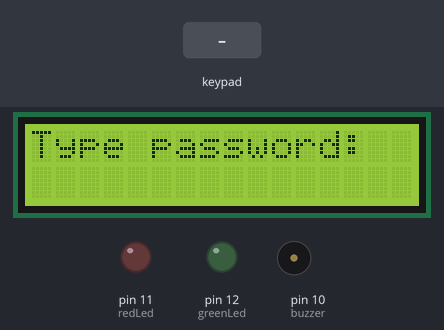
This sketch was run on a simulated Arduino Uno, built with avr-gcc and run on an emulated ATmega328P. Parts: 16×2 character LCD, output pins drawn as LEDs (lit = HIGH), buzzer (waves = sounding). Inputs (shaded band) come from the test bench.

Above: at 1.2 s.
1.3 s: keypad keys 1 2 3 5 8 0 * pressed 0.4 s apart
At 1.52 s:
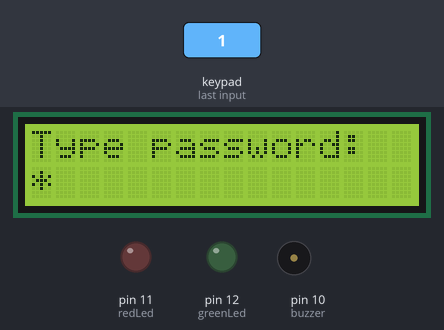
At 4.7 s:
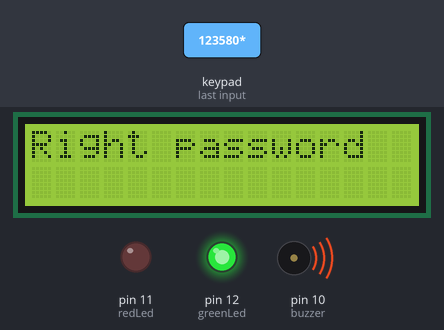
Timing chart, 0 to 7.0 s (numbered marks = the images above; inputs shaded):
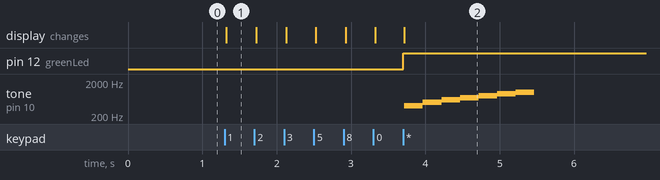

The sketch:

20-password-check.ino
```cpp
// Project #20 - Password check
// This code is part of the challenge 100 Arduino and ESP32 projects.
// You can find more information about this initiative at https://github.com/LucasFernandoChannel/one-hundred-projects-challenge
// Created by Lucas Fernando - check my Youtube channel at https://www.youtube.com/@lucasfernandochannel

#include <Keypad.h>
// Before running this code, you must install the DHTLib and LiquidCrystal_I2C libraries.
// The .zip files are available here: https://github.com/LucasFernandoChannel/one-hundred-projects-challenge/tree/main/arduino-libraries
#include <LiquidCrystal_I2C.h>

// This project used a 4x4 keypad. But a 3x4 keypad will work the same.
// You just need to update the code below.
const byte ROWS = 4;
const byte COLS = 4;

char hexaKeys[ROWS][COLS] = {
  {'1', '2', '3', 'A'},
  {'4', '5', '6', 'B'},
  {'7', '8', '9', 'C'},
  {'*', '0', '#', 'D'}
};

byte rowPins[ROWS] = {9, 8, 7, 6};
byte colPins[COLS] = {5, 4, 3, 2};

Keypad customKeypad = Keypad(makeKeymap(hexaKeys), rowPins, colPins, ROWS, COLS);

// This project needs a I2C LCD. The first parameter of the lcd() function is the I2C address.
// To find this information, follow these instructions: https://lastminuteengineers.com/i2c-lcd-arduino-tutorial/
LiquidCrystal_I2C lcd(0x27, 16, 2);

String password = "123580"; // The user password stored into Arduino
String userPassword = ""; // The password the user has typed
String maskPassword = ""; // For example, if the user typed 7362, maskPassword will be ****

bool correct = false;

int buzzer = 10;
int redLed = 11;
int greenLed = 12;

void setup() {
  pinMode(buzzer, OUTPUT);
  pinMode(redLed, OUTPUT);
  pinMode(greenLed, OUTPUT);

  digitalWrite(buzzer, LOW);
  digitalWrite(redLed, LOW);
  digitalWrite(greenLed, LOW);

  lcd.init();
  lcd.clear();
  lcd.backlight();

  lcd.setCursor(0, 0);
  lcd.print("Type password:");
  lcd.setCursor(0, 1);
}

void loop() {

  if (correct == false) {
    char customKey = customKeypad.getKey();

    if (customKey) {
      if ((customKey != '*') && (customKey != '#')) {
        maskPassword  += "*";
        userPassword += customKey;

        lcd.clear();
        lcd.setCursor(0, 0);
        lcd.print("Type password:");
        lcd.setCursor(0, 1);
        lcd.print(maskPassword);
      } else if (customKey == '#') {
        int len = userPassword.length();
        if (len > 1) {
          userPassword = userPassword.substring(0, len - 1);
          maskPassword = maskPassword.substring(0, len - 1);

        } else if (len == 1) {
          userPassword = "";
          maskPassword = "";
        }

        lcd.clear();
        lcd.setCursor(0, 0);
        lcd.print("Type password:");
        lcd.setCursor(0, 1);
        lcd.print(maskPassword);
      } else if (customKey == '*') {
        if (userPassword == password) {
          digitalWrite(greenLed, HIGH);

          lcd.clear();
          lcd.setCursor(0, 0);
          lcd.print("Right password");

          for (int h = 400; h <= 1000; h += 100) {
            tone(buzzer, h);
            delay(250);
          }
          noTone(buzzer);

          correct = true;
        } else {
          digitalWrite(redLed, HIGH);

          lcd.clear();
          lcd.setCursor(0, 0);
          lcd.print("Wrong password");
          lcd.setCursor(0, 1);
          lcd.print("Try again");

          for (int i = 1000; i <= 2000; i += 100) {
            tone(buzzer, i);
            delay(250);
          }

          noTone(buzzer);
          delay(2000);
          digitalWrite(redLed, LOW);

          lcd.clear();
          lcd.setCursor(0, 0);
          lcd.print("Type password:");
          lcd.setCursor(0, 1);
          maskPassword = "";
          userPassword = "";

          correct = false;
        }
      }
    }
  }
}
```

Measured:
- after the input at 1.3 s, pin 12 (greenLed): LOW → HIGH after 2.4 s; tone on pin 10 (buzzer): plays 400 Hz for 0.25 s, 500 Hz for 0.25 s, 600 Hz for 0.25 s, 700 Hz for 0.25 s, 800 Hz for 0.25 s, 900 Hz for 0.25 s … (7 notes in this stretch), starting after 2.4 s; the display: changes at once (image 1)
